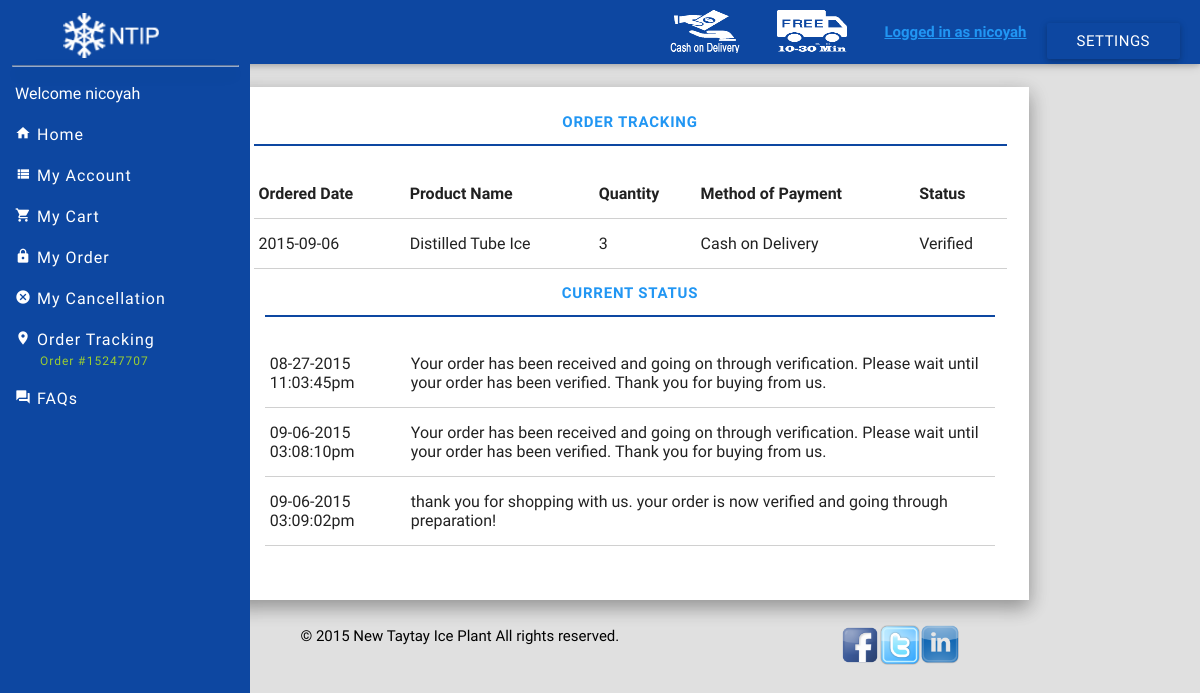
Page /order-tracking.php?order_id=15247707 (signed in) on the committed database.
### tables this page shows
CREATE TABLE `customer` (
  `customer_id` int(11) NOT NULL AUTO_INCREMENT,
  `username` varchar(10) NOT NULL,
  `password` varchar(200) NOT NULL,
  `fname` varchar(30) NOT NULL,
  `lname` varchar(30) NOT NULL,
  `address` varchar(50) NOT NULL,
  `gender` varchar(10) NOT NULL,
  `city` varchar(390) NOT NULL,
  `contact` varchar(12) NOT NULL,
  `date_created` date NOT NULL,
  `email` varchar(30) NOT NULL,
  `type` varchar(10) NOT NULL,
  PRIMARY KEY (`customer_id`),
  UNIQUE KEY `email` (`email`)
);

CREATE TABLE `orders` (
  `ord_id` int(11) NOT NULL AUTO_INCREMENT,
  `order_id` varchar(11) NOT NULL,
  `customer_name` varchar(50) NOT NULL,
  `customer_address` varchar(255) NOT NULL,
  `particulars` varchar(50) NOT NULL,
  `items` varchar(3) NOT NULL,
  `unitprice` varchar(10) NOT NULL,
  `price` varchar(6) NOT NULL,
  `email` varchar(50) NOT NULL,
  `contacts` varchar(50) NOT NULL,
  `order_date` date NOT NULL,
  `shipped_date` date NOT NULL,
  `status` varchar(10) NOT NULL,
  `methods` varchar(255) NOT NULL,
  `rank` varchar(10) NOT NULL,
  `receipt` varchar(20) NOT NULL,
  `state` varchar(20) NOT NULL,
  PRIMARY KEY (`ord_id`),
  KEY `order_id_2` (`order_id`)
);

### php/function.php (called while the page is built, shortened)
<?php
	function loggedin() {
		if(isset($_SESSION['user_id']) && !empty($_SESSION['user_id'])){
			return true;
		}else{
			return false;
		}
	}
	function loggedin2() {
		if(isset($_SESSION['customer_id']) && !empty($_SESSION['customer_id'])){
			return true;
		}else{
			return false;
		}
	}
	function userData2($field){
		$query = "SELECT `$field` FROM `customer` WHERE `customer_id` = '" . $_SESSION['customer_id'] . "'";
		if($run = mysql_query($query)){
			$result = mysql_result($run, 0, $field);
			return $result;
		}
	}
    function data_secure($data){
    $data = htmlspecialchars($data);
    $data = trim($data);
    $data = stripcslashes($data);
    return $data;
}
?>

### order-tracking.php (the view, shortened to what this page needs)
<?php
  include 'php/function.php';
?>
<html>
<head>
	<link type="text/css" rel="stylesheet" href="css/materialize.css"  media="screen,projection"/>
  <link type="text/css" rel="stylesheet" href="css/forms.css">
  <link type="text/css" rel="stylesheet" href="css/sidebar.css">
  <link type="text/css" rel="stylesheet" href="css/style.css">
</head>
<body>
  <?php
    include 'php/header.php';
     if (isset($_SESSION["emp_id_no"])){
  include 'php/sidebar.php';
  }elseif (isset($_SESSION["customer_id"])){
     include 'php/sidebarcustomer.php';
  }
  ?>
    <div class="col s12" style="<?php if (empty($_SESSION["email"])){echo "margin:auto";}else{echo "margin-left:5%;";}?>">
      <div class="container white z-depth-2" style="margin-top: 2%; height:auto; padding-top: 1%; padding-bottom: 3%;">
        <div class="row">
          <div class="col s12">
            <ul class="tabs ">
              <li class="tab col s3"><a href="#HR" class="blue-text active">Order Tracking</a></li>
            </ul>
          </div>
          <div id="HR" class="col s12"><br>
              <table class="hoverable responsive-table bordered">
                <thead>
                  <tr>
                    <th data-field="order_date">Ordered Date</th>
                    <th data-field="order_date">Product Name</th>
                    <th data-field="order_date">Quantity</th>
                    <th data-field="method">Method of Payment</th>
                    <th data-field="status">Status</th>
                  </tr>
                </thead>
                <tbody>
                  <?php
                  if (!empty($_SESSION["email"])){
                    $email = data_secure($_SESSION["email"]);
                     $order_no = $_GET["order_id"];
                    $query = "SELECT * FROM `orders` WHERE email = '$email' AND order_id = '$order_no'";
                    $run   = mysql_query($query);
                    while($row = mysql_fetch_array($run)){ ?>
                      <tr>
                         <td><?php echo $row['order_date']; ?></td>
                         <td><?php echo $row['particulars']; ?></td>
                         <td><?php  echo $row['items']; ?></td>
                         <td><?php echo $row['methods']; ?></td>
                         <td><?php echo $row['status']; ?></td>
                        </tr>
                  <?php
                    }}else{
                    if (!empty($_POST["emailcheck"])){
                    $emailcheck = data_secure($_POST["emailcheck"]);
                    $track_no = data_secure($_POST["track-no"]);
                    $query = "SELECT * FROM `orders` WHERE email = '$emailcheck' AND order_id = '$track_no'";
                    $run   = mysql_query($query);
                    while($row = mysql_fetch_array($run)){ $order_no = $row["order_id"]; ?>
                      <tr>
                         <td><?php echo $row['order_date']; ?></td>
                         <td><?php echo $row['particulars']; ?></td>
                         <td><?php  echo $row['items']; ?></td>
                         <td><?php echo $row['methods']; ?></td>
                         <td><?php echo $row['status']; ?></td>
                        </tr>
                  <?php  }
                 } } ?>
              </table>
      <div class="col s12">
            <ul class="tabs ">
              <li class="tab col s3"><a href="#HR" class="blue-text active">Current Status</a></li>
            </ul>
          </div>
          <div id="HR" class="col s12"><br>
              <table class="hoverable responsive-table bordered">
                <tbody>
                  <?php
                    if (!empty($_SESSION["email"])){
                    $email = data_secure($_SESSION["email"]);
                    $query = "SELECT DISTINCT  description,date FROM `updates` WHERE email = '$email' AND order_no='$order_no'";
                    $run   = mysql_query($query);
                    while($row = mysql_fetch_array($run)){ ?>
                      <tr>
                        <td><?php echo $row['date']; ?></td>
                        <td><?php echo $row["description"];?></td>
                        </tr>
                  <?php
                    }}else{
                    if (isset($_POST["search"])){
                    $emailcheck = data_secure($_POST["emailcheck"]);
                    $track_no = data_secure($_POST["track-no"]);
                    $query = "SELECT * FROM `updates` WHERE email = '$emailcheck' AND order_no='$track_no'";
                    $run   = mysql_query($query);
                    while($row = mysql_fetch_array($run)){ ?>
                      <tr>
                        <td><?php echo $row['date']; ?></td>
                        <td><?php echo $row["description"];?></td>
                        </tr>
                  <?php  }
                 } } ?>
              </table>
          </div>
      </div>
      </div>
    </div>
      <?php include "php/footer.php"; ?>
</body>
</html>

### php/header.php (shortened to what this page needs)
<div class="navbar-fixed">
    <?php if(loggedin()){
      echo "<nav class='white'>";
      }else{
        echo "<nav class='blue darken-4'>";
        } ?>
      <div class="nav-wrapper">
        <ul style="padding-left: 5px; padding-right: 20px;">
          <li><img src="img/snowflake-icon.png" style="margin-top: 10px;margin-left: 10px;">&nbsp;&nbsp;&nbsp;&nbsp;&nbsp;&nbsp;&nbsp;&nbsp;&nbsp;&nbsp;</li>
          <li class=""><a href="index.php" class="">Home</a></li>
          <?php
            if(loggedin2()){
              $username = userData2('username');
              echo "<li class='right'><a style = 'margin-top: 15px; margin-left: 20px;' class='dropdown-button btn blue darken-4' href='#' data-activates='dropdown1'>Settings</a></li>";
              echo "<li class='right blue-text' style='font-weight: bold;'><u>Logged in as ". $username ."</u></li>";
           echo " <li class='right blue-text'><img src='img/shipping.png'  style='margin-top: 10px;height:43px;width:70px;'>&nbsp;&nbsp;&nbsp;&nbsp;&nbsp;&nbsp;&nbsp;&nbsp;&nbsp;&nbsp;</li>;";
  echo " <li class='right blue-text'><img src='img/cod.png'  style='margin-top: 10px;height:43px;width:70px;'>&nbsp;&nbsp;&nbsp;&nbsp;&nbsp;&nbsp;&nbsp;&nbsp;&nbsp;&nbsp;</li>";
}
          ?>
        </ul>
      </div>
    </nav>
  </div>

### php/sidebarcustomer.php (shortened to what this page needs)
<div class="row">
    <div class="sidepanel">
      <div class="sidepanel-container">
        <img src="img/snowflake-icon.png"  style="widht: 45px; height:45px; margin-left:25%; margin-top: 5%; ">
        <hr class="hdr z-depth-2">
        <ul>
          <li class="subtitle">
            <?php
              $type = userData2("type");
                $username = userData2("username");
              echo "Welcome" . " $username";
            ?>
          </li>
          <?php
            if($type == "Customer"){
          ?>
            <li class="bold sidepanel-icon">
              <a href="index.php" class="waves-effect waves-cyan">
                <i class="mdi-action-home"></i>
                Home
              </a>
            </li>
            <li class="bold sidepanel-icon">
              <a href="edit-customer.php" class="waves-effect waves-cyan">
                <i class="mdi-action-view-list"></i>
                My Account
              </a>
            </li>
            <li class="bold sidepanel-icon">
              <a href="my_cart.php" class="waves-effect waves-cyan">
                <i class="mdi-action-shopping-cart"></i>
                My Cart
              </a>
            </li>
            <li class="bold sidepanel-icon">
              <a href="my_order.php" class="waves-effect waves-cyan">
                <i class="mdi-action-order"></i>
                My Order </a>
            </li>
             <li class="bold sidepanel-icon">
              <a href="my_cancellation.php" class="waves-effect waves-cyan">
                <i class="mdi-action-return"></i>
                My Cancellation
              </a>
            </li>
                <li class="bold sidepanel-icon" style="margin-bottom: -15px;">
              <a href="my_order.php" class="waves-effect waves-cyan">
                <i class="mdi-action-ordert"></i>
                Order Tracking
              </a>
            </li>
                     <?php
                    $email = data_secure($_SESSION["email"]);
                    $query = "SELECT DISTINCT order_id  FROM `orders` WHERE email = '$email' AND state <> 'delivered'";
                    $run   = mysql_query($query);
                    while($row = mysql_fetch_array($run)){ ?>
                      <li class="bold sidepanel-icon">
                      <a href="order-tracking.php?order_id=<?php echo $row["order_id"];?>" class="waves-effect waves-cyan">
                      <span style="font-size: 12px;margin-left:25px;color: yellowgreen;"> Order #<?php echo $row["order_id"]?> </span>
                      </a>
                      </li>
                  <?php
                    }
                  ?>
         <?php }
           ?>
                <li class="bold sidepanel-icon" style="margin-bottom: -15px;">
              <a href="faqs.php" class="waves-effect waves-cyan">
                <i class="mdi-action-question-answer"></i>
                FAQs
              </a>
            </li>
        </ul>
    </div>
  </div>
</div>

### css/forms.css (style rules this page uses)
body { background-color: #E0E0E0; }

### css/sidebar.css (style rules this page uses)
.sidepanel { z-index: 999; }
.sidepanel-container { position: fixed; z-index: 999; margin-top: 0; left: 0; top: 0; width: 250px; height: 100%; background: #0D47A1; }
.sidepanel-icon a { color: white; width: 100%; margin-top: 15px; letter-spacing: 1px; font-size: 16px; padding-left: 15px; }
.hdr { width:90%; opacity: 0.6; }
.subtitle { padding-left: 15px; font-size: 16px; color:white; }

### rows in the picture
customer: username "nicoyah"
orders: order_date "2015-09-06", particulars "Distilled Tube Ice", items "3", methods "Cash on Delivery", status "Verified"

### other values in the picture
$row["order_id"] "15247707"
$row['date'] "08-27-2015 11:03:45pm"
$row["description"] "Your order has been received and going on through verification. Please wait until your order has been verified. Thank you for buying from us."
$row['date'] "09-06-2015 03:08:10pm"
$row['date'] "09-06-2015 03:09:02pm"
$row["description"] "thank you for shopping with us. your order is now verified and going through preparation!"
